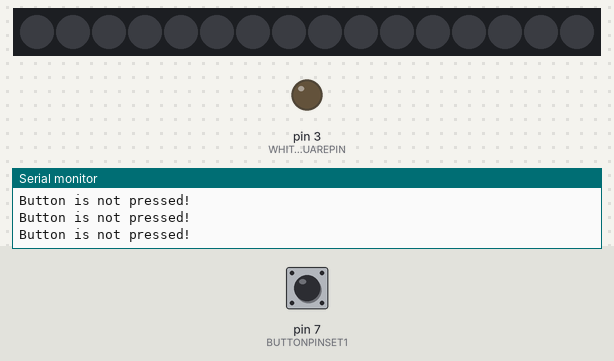
A sketch run on a simulated Arduino Uno, built with avr-gcc and run on an emulated ATmega328P. On the bench: 16 RGB LEDs in strip order, left to right, output pins drawn as LEDs (lit = HIGH), the last lines printed to the serial monitor. Inputs (shaded band) come from the test bench; at power-on: pin 7 (BUTTONPINSET1) LOW. Dim RGB values are drawn brighter than linear.

Above: at 1.2 s.
1.3 s: pin 7 (BUTTONPINSET1) pulled HIGH for 0.15 s
At 1.45 s:
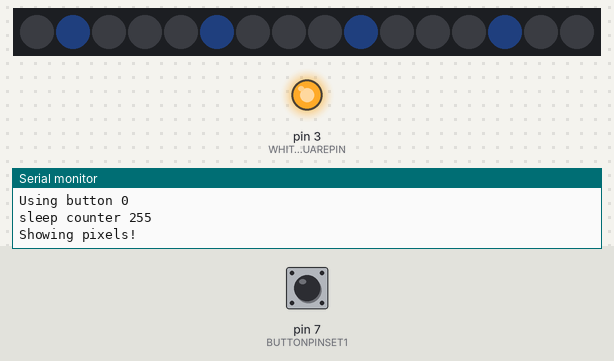
5.7 s: pin 7 (BUTTONPINSET1) pulled HIGH for 1 s
At 6.61 s:
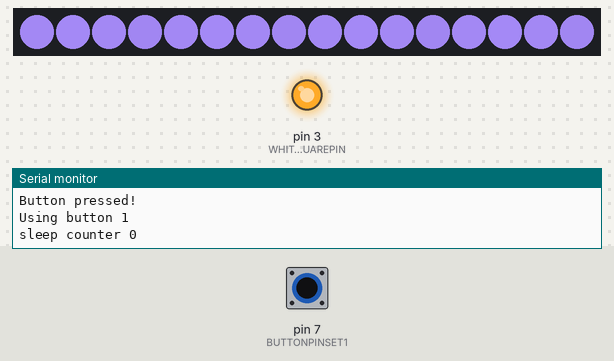
8.2 s: pin 7 (BUTTONPINSET1) pulled HIGH for 0.15 s
At 8.43 s:
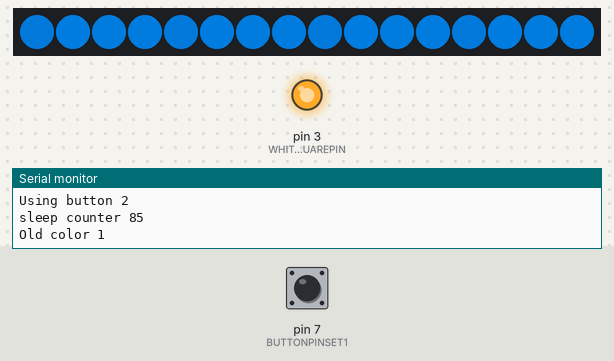
9.8 s: pin 7 (BUTTONPINSET1) pulled HIGH for 3.2 s
At 10.05 s:
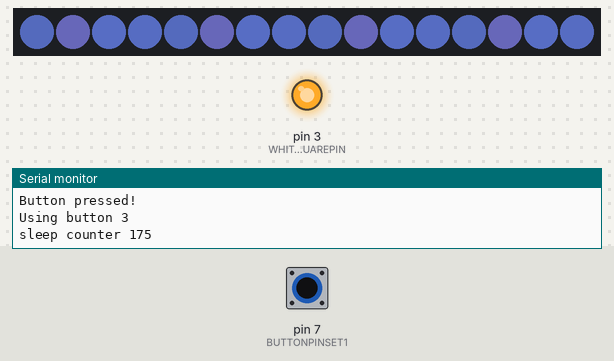
Timing chart, 0 to 13.5 s (numbered marks = the images above; inputs shaded):
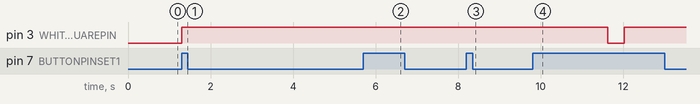

The sketch:

LightCubeRunner.ino
```cpp
/*
  Simple program to cycle through different
  sets of colors on the LED ring when any
  of the four buttons are pressed
*/

#include <Adafruit_NeoPixel.h>

# define NUMPIXELS 16

# define PIXELBRIGHTNESS 255

# define COLORSETS 2

// All button pins
# define BUTTONPINSET1 7
# define BUTTONPINSET2 8

// All LED pins
# define RGBRINPIN 2
# define WHITESQUAREPIN 3

// Counter for sleep
# define SLEEPINCREMENT 5
# define INITIALSLEEPCHANGE 0
# define WAKEINCREMENT -5

// Change the rate at which colors chante
# define COLORRATE 1
# define MAXSTEPS 255
# define epsilon 0.05

// All delay time values
# define STANDARDTIME 100
# define DEBUGTIME 100

// Debug flags
# define DISABLE_BUTTONS false
# define DEBUG false
# define VERBOSEOUTPUT false
# define SWITCHOUTPUT true
# define WAKINGOUT false
# define SLEEPINGOUT false
# define INITOUT false

Adafruit_NeoPixel pixels(NUMPIXELS, RGBRINPIN, NEO_GRB + NEO_KHZ800);

void initializeColors(int colorSet[][3], int colorSetCounter, int brightness = 0);


// Handle debouncing
int lastButtonState = 0;
unsigned long lastDebounceTime = 0;
unsigned long debounceDelay = 50;
int buttonState;
int buttonPressedCounter = -1; // Keep track of where the user is in the cycle

bool colorsInitialized = true;
bool colorActive = false;
bool dimmingRing = false;
bool wakingRing = false;
bool processedInput = true;
bool swappingColor = false;
bool reachedDest = false;
bool switchColorDirection = false;

// Manage the ring light colors
int colorSet[4][3] = { {75, 100, 225}, {100, 125, 225}, {125, 150, 30}, {150, 175, 255}};
int curPixelColorIndex[16] = {-1, -1, -1, -1, -1, -1, -1, -1, -1 ,-1, -1, -1, -1, -1, -1, -1};
int counter = 0;
int sleepCounter = 255;
int colorChangeCounter = 0;
int colorSetCounter = 1;
int finalBrightnessValue = 0;
float newR = 30;
float newG = 203;
float newB = 255;

void setup() {
  Serial.begin(9600);
  // setup button pins
  pinMode(BUTTONPINSET1, INPUT);
  pinMode(BUTTONPINSET2, INPUT);

  // setup led pins
  pinMode(RGBRINPIN, OUTPUT);
  pinMode(WHITESQUAREPIN, OUTPUT);


  // initialize adafruit neopixels
  pixels.begin();
}

void loop() {
  //pixels.clear();

  int reading = digitalRead(BUTTONPINSET1);
  //int buttonState2 = digitalRead(BUTTONPINSET2);


  if( processedInput )
  {

    buttonState = reading;
    if( buttonState == 1 && !DISABLE_BUTTONS )
    {
      processedInput = false;

      Serial.println("Button pressed!");
      // Change the cycle to next value
      if (buttonPressedCounter < 5)
      {
        buttonPressedCounter++;
      }
      else
      {
        buttonPressedCounter = 0;
      }

      // Determine how to switch the device
      // based on what state we are currently in
      switch (buttonPressedCounter) {
        case 0:
          colorsInitialized = false;
          wakingRing = true;
          colorActive = true;
          sleepCounter = 255;
          resetCurColorArray();
          changeSquareState(true);
          if( SWITCHOUTPUT || VERBOSEOUTPUT )
          {
            Serial.println("Using button 0");
            Serial.print("sleep counter ");
            Serial.println(sleepCounter);
          }
          break;
        case 1:
          colorsInitialized = true;
          wakingRing = false;
          dimmingRing = true;
          finalBrightnessValue = 175;
          sleepCounter = 0;
          if( SWITCHOUTPUT || VERBOSEOUTPUT )
          {
            Serial.println("Using button 1");
            Serial.print("sleep counter ");
            Serial.println(sleepCounter);
          }
          break;
        case 2:
          finalBrightnessValue = 85;
          dimmingRing = true;
          wakingRing = false;
          sleepCounter += SLEEPINCREMENT + INITIALSLEEPCHANGE;
          if( SWITCHOUTPUT || VERBOSEOUTPUT )
          {
            Serial.println("Using button 2");
            Serial.print("sleep counter ");
            Serial.println(sleepCounter);
          }
          break;
        case 3:
          dimmingRing = true;
          wakingRing = false;
          finalBrightnessValue = 0;
          sleepCounter += SLEEPINCREMENT + INITIALSLEEPCHANGE;
          if( SWITCHOUTPUT || VERBOSEOUTPUT )
          {
            Serial.println("Using button 3");
            Serial.print("sleep counter ");
            Serial.println(sleepCounter);
          }
          break;
        case 4:
          changeSquareState(false);
          swappingColor = false;
          processedInput = true;
          break;
        default:
          Serial.println("Using invalid input");
          processedInput = true;
          delay(2*STANDARDTIME);

      }
    }
    else
      Serial.println("Button is not pressed!");
  }

  // Do not reinitialize the
  // colors if they are not initialized
  if (!colorsInitialized)
  {
    initializeColors(colorSet, counter, ( PIXELBRIGHTNESS - sleepCounter ));
    //cycleColors(colorSet, curPixelColorIndex, counter, PIXELBRIGHTNESS - sleepCounter );

  }

  else if ( colorActive )
  {
    cycleColors(colorSet, curPixelColorIndex, counter, colorSetCounter, PIXELBRIGHTNESS - sleepCounter );
    if ( swappingColor && (!dimmingRing || !wakingRing) && colorActive && false )
    {
      if( colorSetCounter > 0 )
        moveBetweenTwoColors(colorSet[!switchColorDirection ? (colorSetCounter == 2 ? 0 : colorSetCounter - 1) : (colorSetCounter)][0],
                            colorSet[!switchColorDirection ? (colorSetCounter == 2 ? 0 : colorSetCounter - 1) : (colorSetCounter)][1],
                            colorSet[!switchColorDirection ? (colorSetCounter == 2 ? 0 : colorSetCounter - 1) : (colorSetCounter)][2],
                            colorSet[!switchColorDirection ? (colorSetCounter) : (colorSetCounter == 2 ? 0 : colorSetCounter + 1)][0],
                            colorSet[!switchColorDirection ? (colorSetCounter) : (colorSetCounter == 2 ? 0 : colorSetCounter + 1)][1],
                            colorSet[!switchColorDirection ? (colorSetCounter) : (colorSetCounter == 2 ? 0 : colorSetCounter + 1)][2], counter,  PIXELBRIGHTNESS - sleepCounter);
      else
        moveBetweenTwoColors(colorSet[!switchColorDirection ? 2 : (colorSetCounter)][0],
                             colorSet[!switchColorDirection ? 2 : (colorSetCounter)][1], colorSet[!switchColorDirection ? 2 : (colorSetCounter)][2],
                             colorSet[!switchColorDirection ? (colorSetCounter) : (1)][0], colorSet[!switchColorDirection ? (colorSetCounter) : (1)][1],
                             colorSet[!switchColorDirection ? (colorSetCounter) : (1)][2], counter,  PIXELBRIGHTNESS - sleepCounter);

    }
  }

  // Change the brigthness of the
  // neopixel when the flag is active
  if ( dimmingRing )
  {
    sleepCounter += SLEEPINCREMENT;
    if ( VERBOSEOUTPUT || SLEEPINGOUT )
    {
      Serial.println("----------------");
      Serial.print("sleep counter ");
      Serial.println(sleepCounter);
      Serial.print("final brightness value ");
      Serial.println(finalBrightnessValue);
      Serial.print("button pressed ");
      Serial.println(buttonPressedCounter);
      Serial.print("Cur pixel value ");
      Serial.println(( PIXELBRIGHTNESS - sleepCounter ));
      Serial.println("----------------");
    }


    // Once the sleep counter has reached it's desired
    // desintation, reset the flags
    if ( ( PIXELBRIGHTNESS - sleepCounter ) == finalBrightnessValue )
    {
      if ( VERBOSEOUTPUT || SLEEPINGOUT ) Serial.println("Completed sleep action");

      dimmingRing = false;
      processedInput = true;

      // If the ring is supposed to be disabled,
      // set the pixels to zero
      if( finalBrightnessValue == 0 )
      {
        colorActive = false;
        pixels.setBrightness(0);
        pixels.show();
        //sleepCounter = 0;
      }

    }

  }
  else if ( wakingRing )
  {
    sleepCounter += WAKEINCREMENT;

    if ( VERBOSEOUTPUT || WAKINGOUT )
    {
      Serial.println("**********");
      Serial.println("Waking ring");
      Serial.print("sleep counter ");
      Serial.println(sleepCounter);
      Serial.print("Cur pixel value ");
      Serial.println(( PIXELBRIGHTNESS - sleepCounter ));
      Serial.print("button pressed ");
      Serial.println(buttonPressedCounter);
      Serial.println("**********");
    }


    // Once the sleep counter has been reset stop waking
    if( ( PIXELBRIGHTNESS - sleepCounter ) == 255 )
    {
      if ( VERBOSEOUTPUT || WAKINGOUT ) Serial.println("Completed wake action");

      wakingRing = false;
      pixels.show();
      processedInput = true;
    }
  }

  if ( counter < 4 && colorActive )
  {
    counter++;
  }
  else if( colorActive )
  {
    counter = 0;
    Serial.print("Old color ");
    Serial.println(colorSetCounter);
    colorChangeCounter++;


    if( reachedDest )
    {
      if( !switchColorDirection)
      {
        colorSetCounter++;
        if ( colorSetCounter < 3 )
        {
          switchColorDirection = true;
        }
      }

      if ( switchColorDirection )
      {
        colorSetCounter--;
        if ( colorSetCounter >= 4 )
        {
          switchColorDirection = false;
        }
      }

      colorChangeCounter = 0;
      newR = colorSet[colorSetCounter == 2 ? 0 : colorSetCounter - 1][0];
      newG = colorSet[colorSetCounter == 2 ? 0 : colorSetCounter - 1][1];
      newB = colorSet[colorSetCounter == 2 ? 0 : colorSetCounter - 1][2];
      reachedDest = false;
    }

    /*Serial.print("final r ");
    Serial.print(colorSet[colorSetCounter][0]);
    Serial.print(" final g ");
    Serial.print(colorSet[colorSetCounter][1]);
    Serial.print(" final b ");
    Serial.println(colorSet[colorSetCounter][2]);*/

    if(!dimmingRing && !wakingRing )
      processedInput = true;
    //Serial.print("New color ");
    //Serial.println(colorSetCounter);
    swappingColor = true;
    /*if(colorActive && (!dimmingRing || !wakingRing))
      swappingColor = true;
    else
      swappingColor = false;*/
  }

  lastButtonState = reading;

  delay(DEBUG ? DEBUGTIME : STANDARDTIME);
}

// Reset all items in the color array
void resetCurColorArray() {
  for( int i = 0; i < 16; i++ )
  {
    curPixelColorIndex[i] = -1;
  }
}

// Change the parent color set to the new color set
void changeColorSet( int newColorSet[4][3])
{
  // Change current color set to the new color set values
  colorSet[0][0] = newColorSet[0][0];
  colorSet[0][1] = newColorSet[0][1];
  colorSet[0][2] = newColorSet[0][2];

  colorSet[1][0] = newColorSet[1][2];
  colorSet[1][1] = newColorSet[1][2];
  colorSet[1][2] = newColorSet[1][2];

  colorSet[1][0] = newColorSet[2][2];
  colorSet[1][1] = newColorSet[2][2];
  colorSet[1][2] = newColorSet[2][2];

}

// Change the square state to on if
// true, otherwise turn to false
void changeSquareState(bool state) {
  if (state)
    digitalWrite(WHITESQUAREPIN, HIGH);
  else
    digitalWrite(WHITESQUAREPIN, LOW);
}

// Inititalize all colors in the color array to their
// starting values
void initializeColors(int colorSet[][3], int colorSetCounter, int brightness ) {
  pixels.setBrightness(PIXELBRIGHTNESS);
  for( int i = 0; i < 16; i++ )
  {
    // If the current index is not initialized
    // initialize it
    if( curPixelColorIndex[i] == -1 )
    {
      // Set each of the pixel blocks
      // to their corresponding starting color
      if ( i < 4 )
      {
        curPixelColorIndex[i] = 0;
      }
      else if ( i < 8 )
      {
        curPixelColorIndex[i] = 1;
      }
      else if ( i < 12 )
      {
        curPixelColorIndex[i] = 2;
      }
      else if ( i < 16 )
      {
        curPixelColorIndex[i] = 3;
      }
    }

    // Only print these items if debug is true
    if (DEBUG) {
      Serial.print("Pixel array is ");
      Serial.print(curPixelColorIndex[i], DEC);
      Serial.print(" @ ");
      Serial.println(i, DEC);
    }

    // Set the current pixel
    setPixelColor(i, colorSet[curPixelColorIndex[i]][0], colorSet[i][1], colorSet[i][2], brightness);
  }
  pixels.show();

  Serial.println("Showing pixels!");


  colorsInitialized = true;
}

// Change each of the four leds to their next
// neighboor
void cycleColors(int colorSet[][3], int curPixelColorIndex[], int counter, int colorSetCounter, int brightness)
{

  // Light the next 4 pixels
  changeItem(counter, curPixelColorIndex);
  changeItem(counter + 4, curPixelColorIndex);
  changeItem(counter + 8, curPixelColorIndex);
  changeItem(counter + 12, curPixelColorIndex);

  /*Serial.print("Pixel brightness");
  Serial.println(brightness);*/

  for( int i = 0; i < 4; i++ )
  {
    int curIndex = counter + (i * 4);
    setPixelColor(curIndex, colorSet[curPixelColorIndex[colorSetCounter]][0], colorSet[colorSetCounter][1], colorSet[colorSetCounter][2], brightness);
  }
  pixels.show();
}

// Set the pixel color based on brightness
void setPixelColor( uint16_t n, uint8_t r, uint8_t g, uint8_t b, uint16_t brightness) {
	pixels.setPixelColor(n, pixels.Color( (r * brightness)/255, (g * brightness)/255, (b * brightness)/255));
}

// Draw a line between the two different colors
void moveBetweenTwoColors( int r1, int g1, int b1,
                           int r2, int g2, int b2, int counter, int brightness ) {
  float incrementR = float(r1) < float(r2) ? COLORRATE : -COLORRATE;
  float incrementG = float(g1) < float(g2) ? COLORRATE : -COLORRATE;
  float incrementB = float(b1) < float(b2) ? COLORRATE : -COLORRATE;

  // Increment all the values in the direction of the new color
  newR += newR != float(r2) ? incrementR:0;
  newG += newG != float(g2) ? incrementG:0;
  newB += newB != float(b2) ? incrementB:0;


  Serial.print("new R ");
  Serial.print(newR);
  Serial.print(", new G ");
  Serial.print(newG);
  Serial.print(", newB ");
  Serial.println(newB);
  Serial.print("final r ");
  Serial.print(r2);
  Serial.print(" final g ");
  Serial.print(g2);
  Serial.print(" final b ");
  Serial.println(b2);
  /*Serial.print("Increment newR ");
  Serial.print(incrementR);
  Serial.print(" Increment newG ");
  Serial.print(incrementG);
  Serial.print(" Increment newB ");
  Serial.println(incrementB);*/

  setPixelColor(counter, newR, newG, newB, brightness);
  setPixelColor(counter + 4, newR, newG, newB, brightness);
  setPixelColor(counter + 8, newR, newG, newB, brightness);
  setPixelColor(counter + 12, newR, newG, newB, brightness);
  pixels.show();

  if ( newR == float(r2) && newG == float(g2) && newB == float(b2) )
  {
    Serial.println("Reached dest colors");
    Serial.print("new R ");
    Serial.print(newR);
    Serial.print(", new G ");
    Serial.print(newG);
    Serial.print(", newB ");
    Serial.println(newB);
    Serial.print("final r ");
    Serial.print(colorSet[colorSetCounter][0]);
    Serial.print(" final g ");
    Serial.print(colorSet[colorSetCounter][1]);
    Serial.print(" final b ");
    Serial.println(colorSet[colorSetCounter][2]);
    Serial.println(b2);
    reachedDest = true;
    //delay(10000);
    return;
  }

  // Once we have reached the specified color
  // break out of the loop and
  //delay(20);

  /*Serial.println("**********************");
  Serial.print("r1 ");
  Serial.print(r1);
  Serial.print(", g1 ");
  Serial.print(g1);
  Serial.print(", b1 ");
  Serial.println(b1);
  Serial.print("r2 ");
  Serial.print(r2);
  Serial.print(", g2 ");
  Serial.print(g2);
  Serial.print(", b2 ");
  Serial.println(b2);*/
}

// Swap the desired item with it's neighboor
void changeItem(int counter,  int * curPixelColorIndex) {
  // If there is another value after this one
  // set this value to the next value
  if( counter < 15 )
  {
    // Set previous node to this node
    curPixelColorIndex[counter] = curPixelColorIndex[counter + 1];
  }
  // Otherwise set it to the first
  // item in the array
  else
  {
    curPixelColorIndex[counter] = curPixelColorIndex[0];
  }
}
```

Measured:
- after the input at 1.3 s, pin 3 (WHITESQUAREPIN): LOW → HIGH at once; the LEDs: change after 0.11 s (image 1)
- after the input at 9.8 s, pin 3 (WHITESQUAREPIN): HIGH → LOW after 1.8 s, → HIGH 0.40 s later
